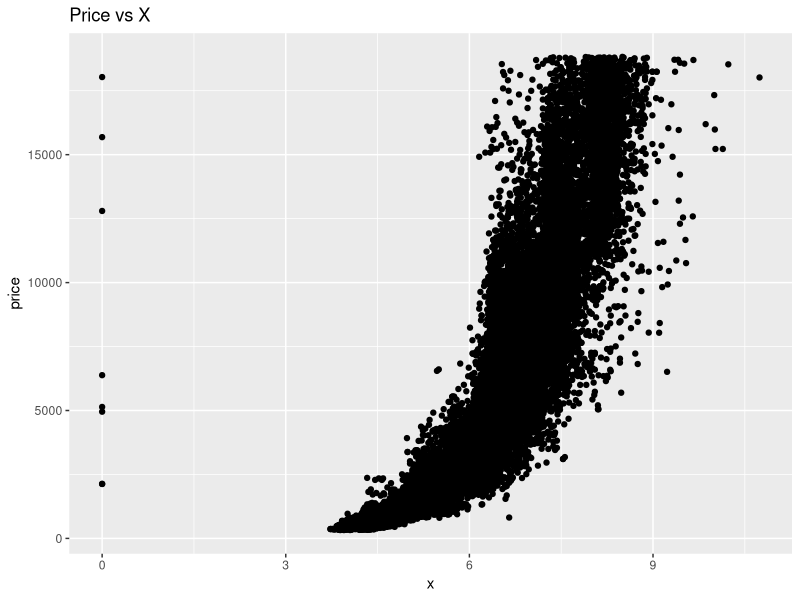
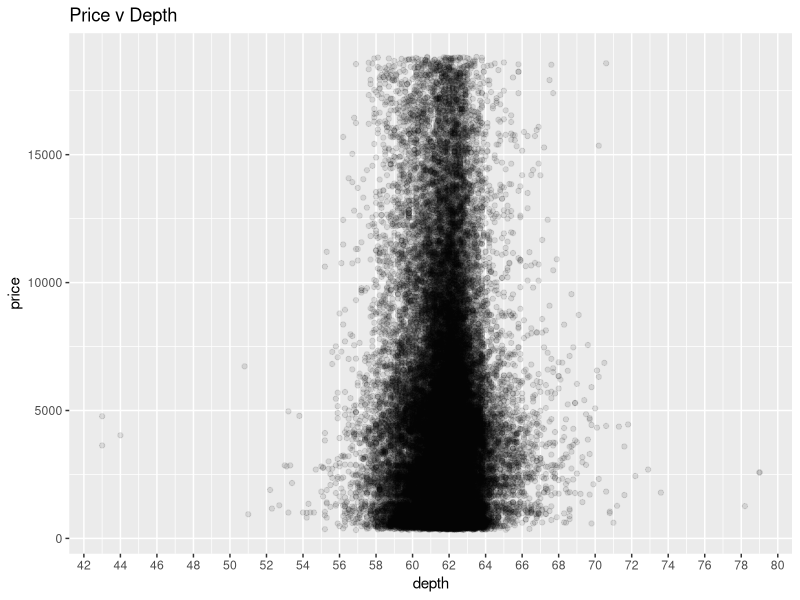
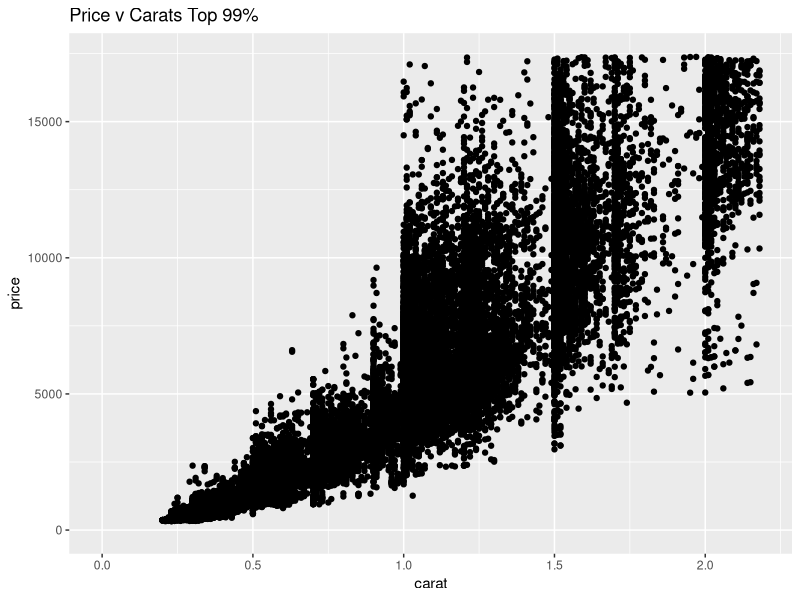
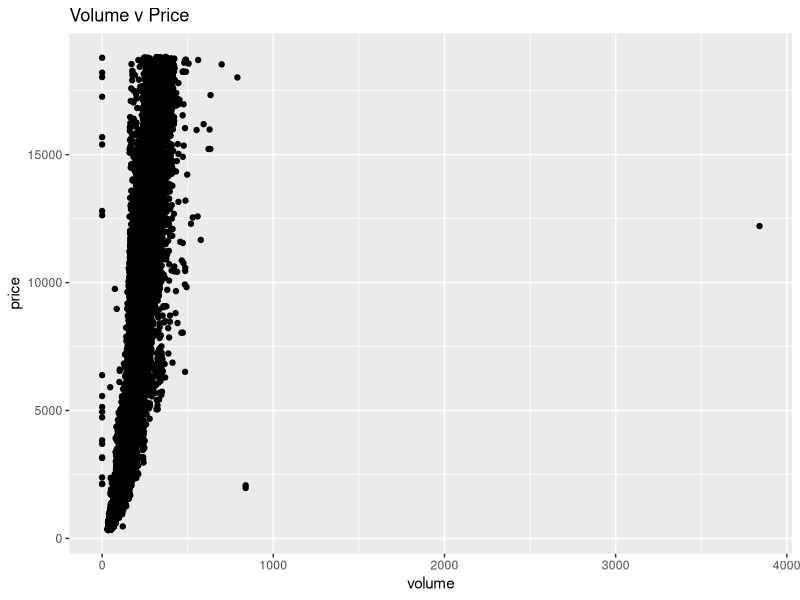
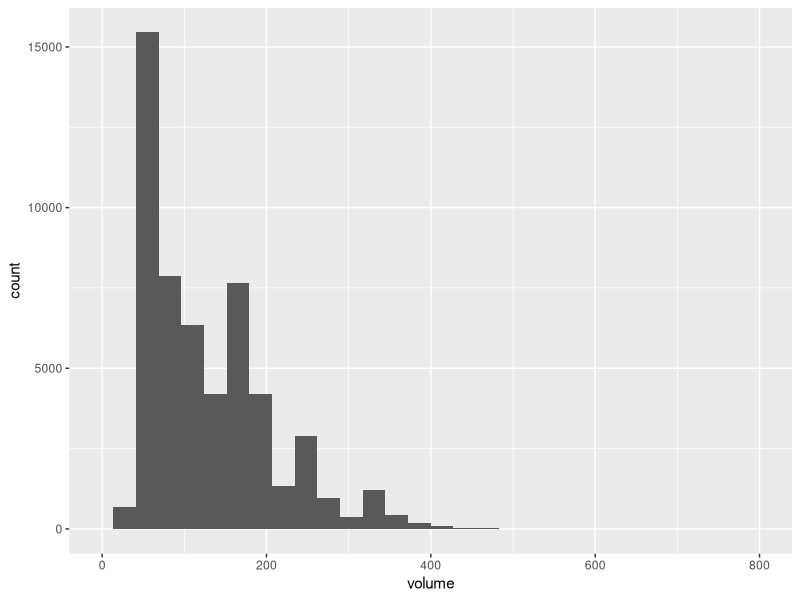
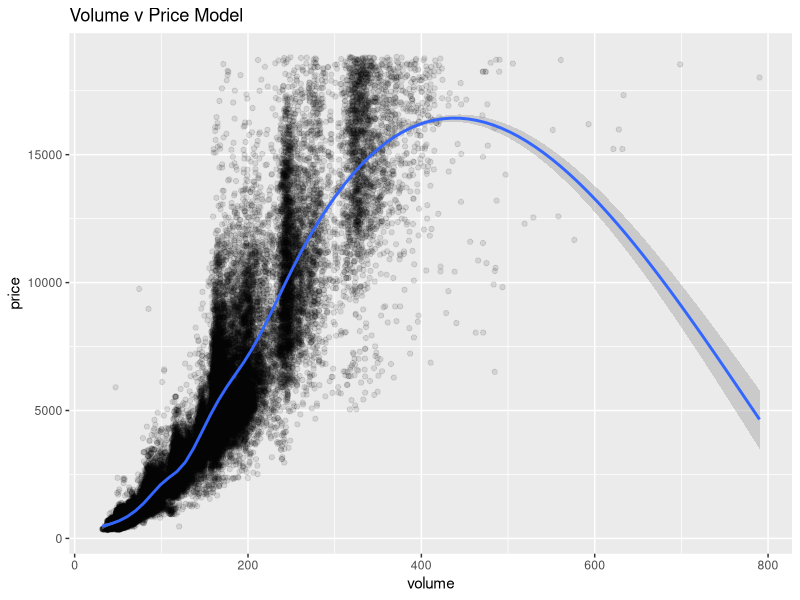
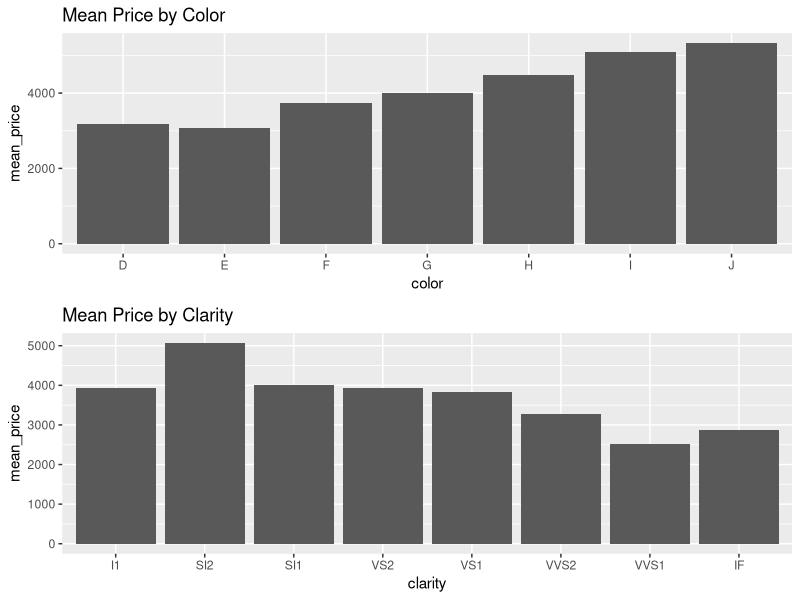
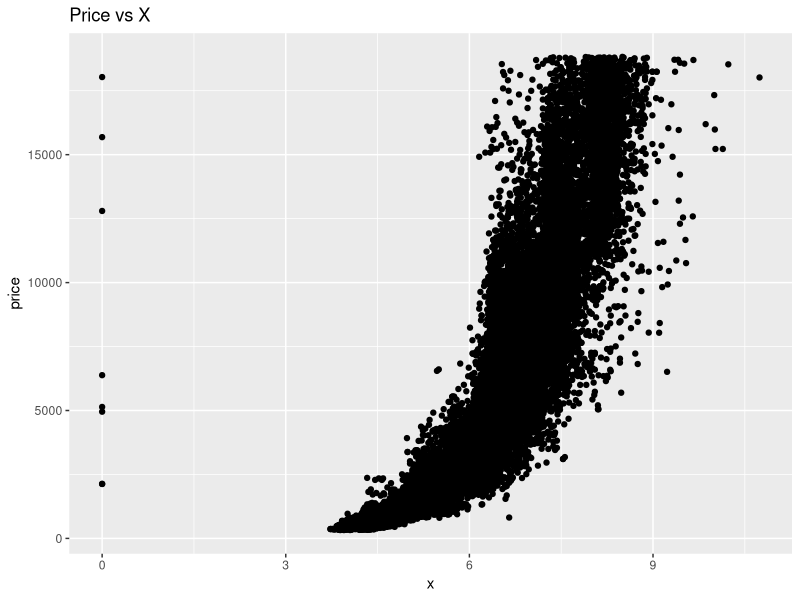

The R source for these figures, in order:
## ---- chunk 1
library(ggplot2)
data(diamonds)
?diamonds
names(diamonds)
head(diamonds)
## ---- chunk 2
ggplot(aes(x=x, y=price), data=diamonds) +
  geom_point() +
  ggtitle('Price vs X')
ggsave('visualizations/Price_v_X.png')
## ---- chunk 3
cor.test(diamonds$z, diamonds$price)
## ---- chunk 4
ggplot(aes(x=depth, y=price), data=diamonds) +
  geom_point(alpha=.1) +
  scale_x_continuous(breaks=seq(0,80,2)) +
  ggtitle('Price v Depth')
ggsave('visualizations/Price_v_Depth.png')

cor.test(diamonds$depth, diamonds$price)
## ---- chunk 5
ggplot(aes(x=carat, y=price), data=diamonds) +
  geom_point() +
  ylim(0,quantile(diamonds$price, .99)) +
  xlim(0,quantile(diamonds$carat, .99)) +
  ggtitle('Price v Carats Top 99%')
ggsave('visualizations/Price_v_Carats.png')
## ---- chunk 6
diamonds$volume = with(diamonds, x*y*z)
head(diamonds)

ggplot(aes(x=volume, y=price), data=diamonds) + 
  geom_point() +
  ggtitle('Volume v Price')
ggsave('visualizations/Price_v_Volume.png')
## ---- chunk 7
ggplot(aes(x=volume), data=diamonds) + geom_histogram() +
  scale_x_continuous(limits=c(0,800))

diamonds.price_vol = subset(diamonds, volume < 800 & volume > 0)
cor.test(x=diamonds.price_vol$volume, y=diamonds.price_vol$price)

ggplot(aes(x=volume, y=price), data=diamonds.price_vol) + 
  geom_point(alpha=.1) +
  geom_smooth() +
  ggtitle('Volume v Price Model')
ggsave('visualizations/Price_v_Volume_Model.png')
## ---- chunk 8
library(dplyr)
byClarity_group = group_by(diamonds, clarity)
diamonds.byClarity = summarise(byClarity_group,
                               mean_price = mean(price),
                               median_price = median(price), 
                               min_price = min(price),
                               max_price = max(price), 
                               n = n())
diamonds.byClarity
## ---- chunk 9
byColor_group = group_by(diamonds, color)
diamonds.byColor = summarise(byColor_group,
                             mean_price = mean(price),
                             median_price = median(price), 
                             min_price = min(price),
                             max_price = max(price), 
                             n = n())
diamonds.byColor
## ---- chunk 10
library(gridExtra)
p1 = ggplot(aes(x=color, y=mean_price), data=diamonds.byColor) +
  geom_col() +
  ggtitle('Mean Price by Color')

p2 = ggplot(aes(x=clarity, y=mean_price), data=diamonds.byClarity) +
  geom_col() +
  ggtitle('Mean Price by Clarity')

g = grid.arrange(p1, p2)
ggsave('visualizations/MeanPrice_Color_Clarity.png', g)
